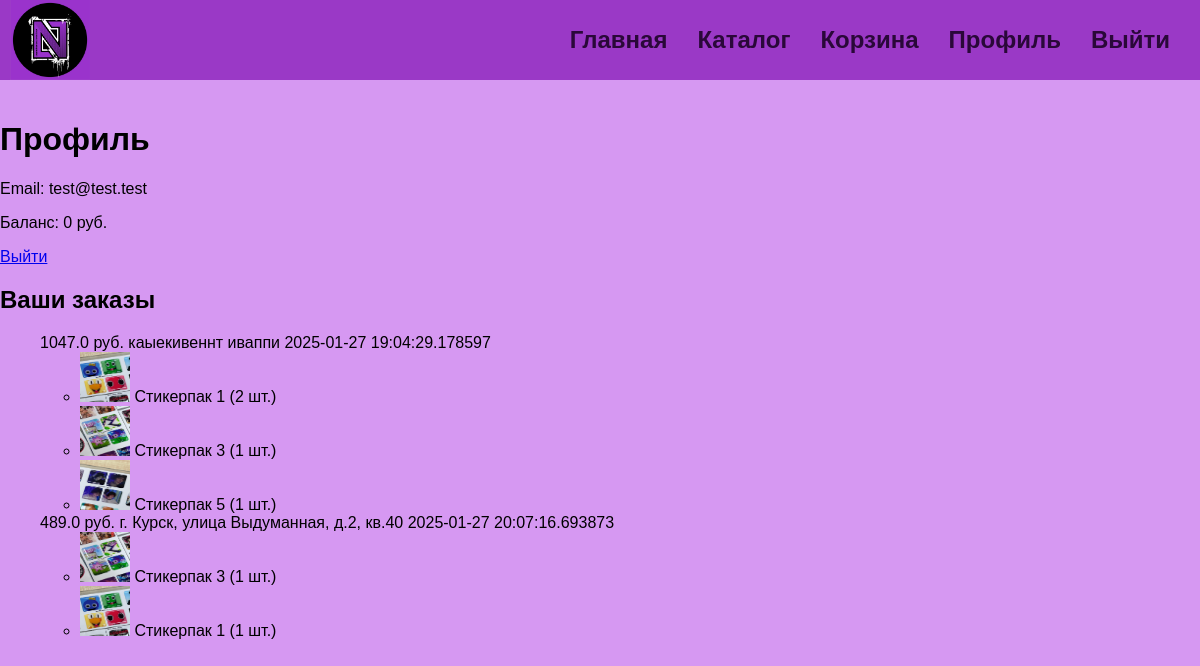
Screenshot of /profile (signed in) with the database file from the repository.
### app/models.py (models this page shows, shortened)
class User(db.Model, UserMixin):
    __tablename__ = 'users'
    id = db.Column(db.Integer, primary_key=True, autoincrement=True, unique=True)
    balance = db.Column(db.Integer, nullable=False, default=0)
    email = db.Column(db.String(255), nullable=False, unique=True)
    password = db.Column(db.String(255), nullable=False)

class Order(db.Model):
    id = db.Column(db.Integer, primary_key=True)
    user_id = db.Column(db.Integer, db.ForeignKey('users.id'), nullable=False)
    products = db.Column(db.Text, nullable=False)  # Список товаров в JSON-формате
    total_amount = db.Column(db.Float, nullable=False)
    address = db.Column(db.String(255), nullable=False)
    created_at = db.Column(db.DateTime, default=datetime.utcnow)
    user = db.relationship('User', backref='orders', lazy=True)

class Product(db.Model):
    __tablename__ = 'products'
    id = db.Column(db.Integer, primary_key=True, autoincrement=True, unique=True)
    name = db.Column(db.String(255))
    price = db.Column(db.Integer, nullable=False)
    img = db.Column(db.String(255))
    category = db.Column(db.String(255), nullable=False)

### app/routes/login.py (the view)
@bp.route('/profile')
@login_required
def profile():
    orders = Order.query.filter_by(user_id=current_user.id).all()
    orders_with_details = []
    for order in orders:
        products = json.loads(order.products)  # Распаковываем JSON из базы
        detailed_products = []
        for product_data in products:
            product = Product.query.get(product_data['id'])
            if product:
                detailed_products.append({
                    'id': product.id,
                    'name': product.name,
                    'img': product.img,
                    'quantity': product_data['quantity'],
                })
        orders_with_details.append({
            'id': order.id,
            'user': order.user,
            'total_amount': order.total_amount,
            'address': order.address,
            'created_at': order.created_at,
            'products': detailed_products,
        })
    return render_template('profile.html',
                           user=current_user,
                           orders_with_details=orders_with_details
                           )

### app/__init__.py (called while the page is built)
def create_app():
    app = Flask(__name__)
    app.config['SQLALCHEMY_DATABASE_URI'] = 'sqlite:///app.db'
    app.config['SECRET_KEY'] = os.environ.get('SECRET_KEY', 'secret-key')
    app.config['SWAGGER'] = {
        'title': 'Sticker Site API',
        'uiversion': 3
    }
    app.config['SESSION_TYPE'] = 'filesystem'
    db.init_app(app)
    migrate.init_app(app, db)
    login_manager.init_app(app)
    login_manager.login_view = 'site.login'
    Swagger(app)
    from .routes import dashboard, seed, site, login
    app.register_blueprint(seed.bp)
    app.register_blueprint(dashboard.bp)
    app.register_blueprint(site.bp)
    app.register_blueprint(login.bp)
    from app.models import User
    @login_manager.user_loader
    def load_user(user_id):
        return User.query.get(int(user_id))
    return app

### app/templates/profile.html
{% extends "base.html" %}
{% block content %}
    <h1>Профиль</h1>
    <p>Email: {{ user.email }}</p>
    <p>Баланс: {{ user.balance }} руб.</p>
    <a href="{{ url_for('log.logout') }}">Выйти</a>
    <h2>Ваши заказы</h2>
    {% if orders_with_details %}
        <ul>
            {% for order in orders_with_details %}
                <tr>
                    <td>{{ order.total_amount }} руб.</td>
                    <td>{{ order.address }}</td>
                    <td>{{ order.created_at }}</td>
                    <td>
                        <ul>
                        {% for item in order.products %}
                          <li>
                            <img src="{{ url_for('static', filename=item.img) }}" alt="{{ item.name }}" style="width: 50px; height: 50px;">
                            {{ item.name }} ({{ item.quantity }} шт.)
                          </li>
                        {% endfor %}
                        </ul>
                    </td>
                </tr>
            {% endfor %}
        </ul>
    {% else %}
        <p>У вас пока нет заказов.</p>
    {% endif %}
{% endblock %}

### app/static/styles.css (style rules this page uses)
body { font-family: Arial, sans-serif; margin: 0; padding: 0; background-color: #d698f2; height: 500%; width: 100%; }

### rows the page displays
User: email "test@test.test", balance "0"
Order: total_amount "1047.0", address "каыекивеннт иваппи", created_at "2025-01-27 19:04:29.178597"
Product: img (picture), name "Стикерпак 1", quantity "2", quantity "1"
Product: img (picture), name "Стикерпак 3", quantity "1"
Product: img (picture), name "Стикерпак 5", quantity "1"
Order: total_amount "489.0", address "г. Курск, улица Выдуманная, д.2, кв.40", created_at "2025-01-27 20:07:16.693873"
